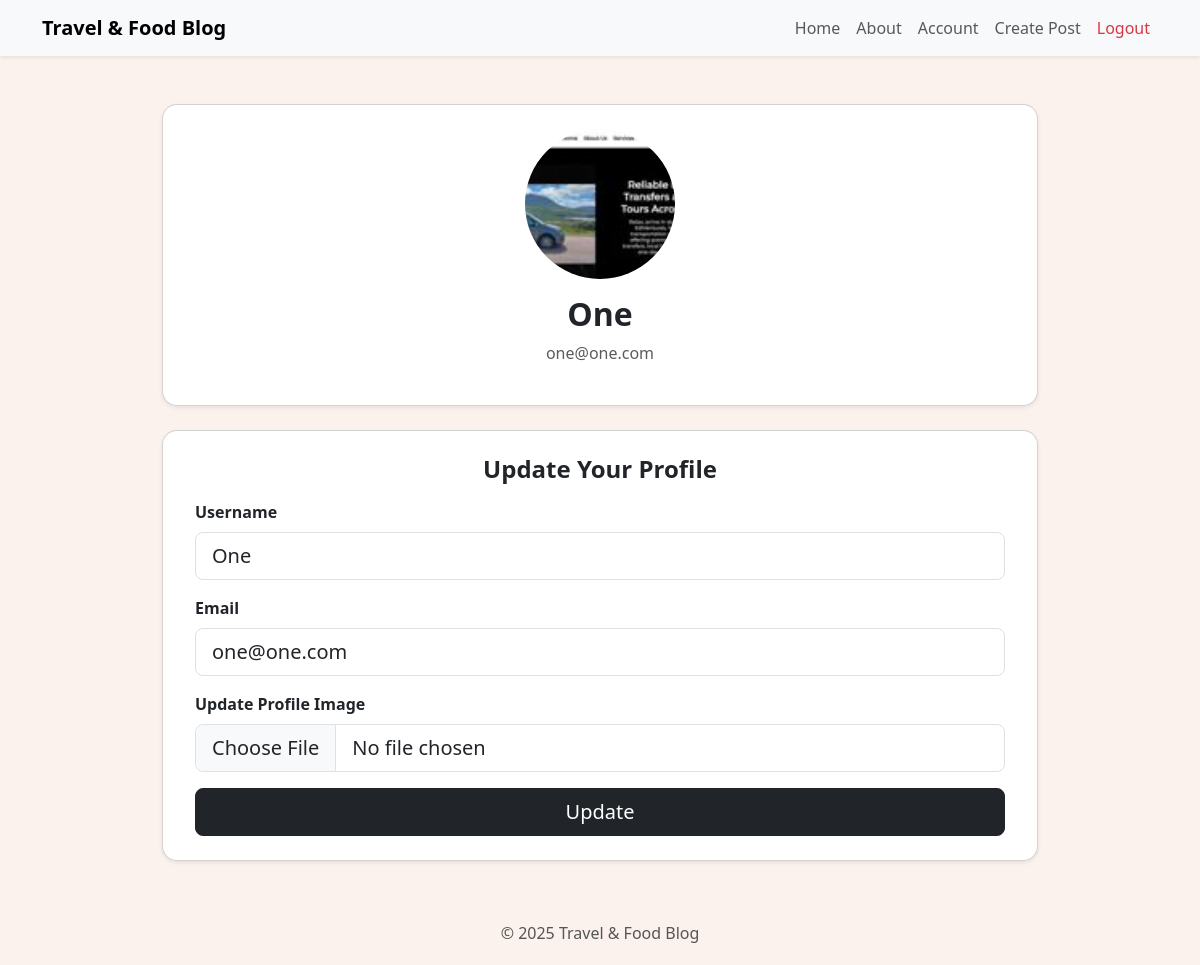
/account (signed in), run on the app's committed database.
### travelcompanyblog/models.py (models this page shows, shortened)
class User(db.Model, UserMixin):
    __tablename__ = 'users'
    id = db.Column(db.Integer, primary_key=True)
    profile_image = db.Column(db.String(64), nullable=False, default='default_profile.png')
    email = db.Column(db.String(64), unique=True, index=True)
    username = db.Column(db.String(64), unique=True, index=True)
    password_hash = db.Column(db.String(128))
    posts = db.relationship('BlogPost', backref='author', lazy=True)

### travelcompanyblog/users/views.py (the view)
@users.route('/account', methods=['GET', 'POST'])
@login_required
def account():
    form = UpdateUserForm()
    if form.validate_on_submit():
        if form.picture.data:
            username = current_user.username
            pic = add_profile_pic(form.picture.data, username)
            current_user.profile_image = pic
        current_user.username = form.username.data
        current_user.email = form.email.data
        db.session.commit()
        flash('User Account Updated!')
        return redirect(url_for('users.account'))
    elif request.method == 'GET':
        form.username.data = current_user.username
        form.email.data = current_user.email
    profile_image = url_for('static', filename='profile_pics/' + current_user.profile_image)
    return render_template('account.html', profile_image=profile_image, form=form)

### travelcompanyblog/users/forms.py (shortened to what this page needs)
class UpdateUserForm(FlaskForm):
    email = StringField('Email', validators=[DataRequired(), Email()])
    username = StringField('Username', validators=[DataRequired(), Length(min=2, max=20)])
    picture = FileField('Update Profile Image', validators=[FileAllowed(['jpg', 'png'], 'Only .jpg and .png images are allowed!')])
    submit = SubmitField('Update')

### travelcompanyblog/models.py (called while the page is built)
@login_manager.user_loader
def load_user(user_id):
    return User.query.get(int(user_id))

### travelcompanyblog/templates/account.html (shortened to what this page needs)
{% extends "base.html" %}
{% block content %}
   <div class="container mt-5" style="max-width: 900px;">
    <div class="card shadow-sm p-4 mb-4" style="border-radius: 15px;">
        <div class="text-center">
            <img src="{{ url_for('static', filename='profile_pics/' + current_user.profile_image) }}"
                 class="rounded-circle mb-3"
                 width="150" height="150" style="object-fit: cover;">
            <h2 class="fw-bold">{{ current_user.username }}</h2>
            <p class="text-muted">{{ current_user.email }}</p>
        </div>
    </div>
    <div class="card shadow-sm p-4" style="border-radius: 15px;">
        <h4 class="mb-3 fw-semibold text-center">Update Your Profile</h4>
        <form method="POST" enctype="multipart/form-data" class="px-2">
           <div class="mb-3">
                {{ form.username.label(class='form-label fw-semibold') }}
                {{ form.username(class='form-control form-control-lg') }}
            </div>
           <div class="mb-3">
                {{ form.email.label(class='form-label fw-semibold') }}
                {{ form.email(class='form-control form-control-lg') }}
            </div>
             <div class="mb-3">
                {{ form.picture.label(class='form-label fw-semibold') }}
                {{ form.picture(class='form-control form-control-lg') }}
            </div>
             <div class="d-grid">
                {{ form.submit(class='btn btn-dark btn-lg') }}
            </div>
        </form>
    </div>
    </div>
{% endblock %}

### travelcompanyblog/templates/base.html (style rules this page uses)
body { background: #FBF2ED; }

### data on the page
User: profile_image (picture), username "One", email "one@one.com"

### other printed values
{{ current_year if current_year else "2025" }} "2025"
